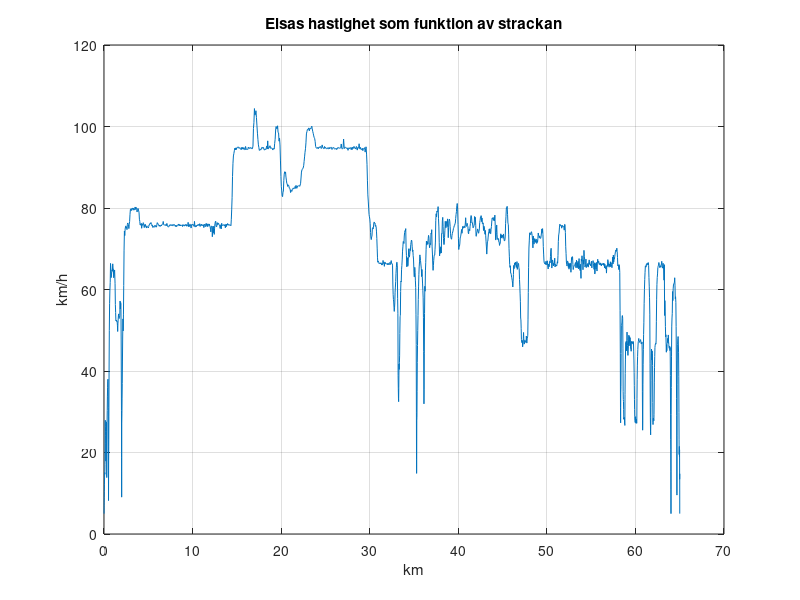

MATLAB code for this plot:
%Skapa graf
load('Projekt_initial_data.mat')
plot(elsa_distance_km,elsa_speed_kmph)
title('Elsas hastighet som funktion av strackan');
ylabel('km/h');
xlabel('km');
grid on